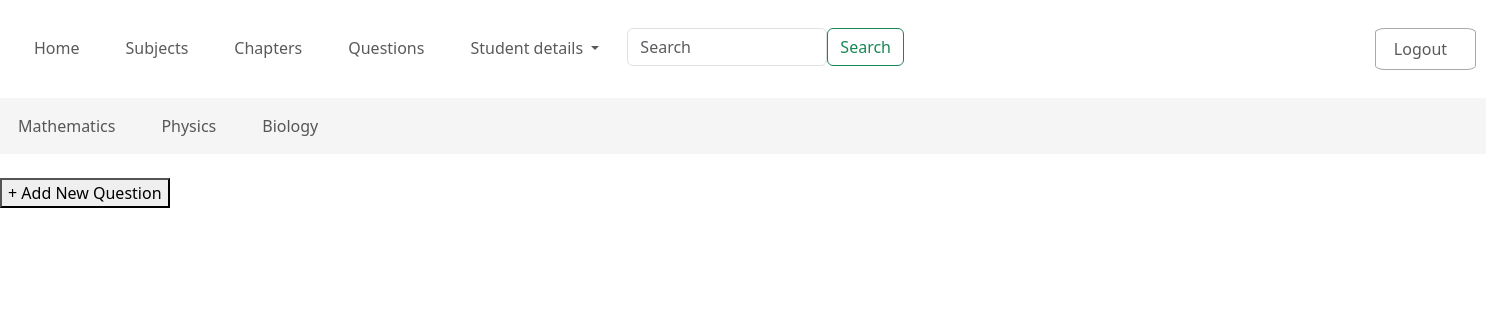
Screenshot of /questions with the database file from the repository.
### application/models.py (models this page shows)
class Subjects(db.Model):
    __tablename__= 'subjects'
    subject_id=db.Column(db.Integer,primary_key=True,autoincrement=True)
    subject_name=db.Column(db.String,nullable=False)
    description=db.Column(db.String,nullable=False)
    chapters = db.relationship('Chapters', backref='subject', lazy=True)

### application/controllers.py (the view)
@app.route("/questions", methods=["GET", "POST"])
def questions():
    try:
        result = db.session.execute(text("SELECT * FROM subjects"))
        column_names = result.keys()
        subjects = [dict(zip(column_names, row)) for row in result.fetchall()]
        result2 = db.session.execute(text("SELECT * FROM chapters"))
        column_names2 = result2.keys()
        chapters = [dict(zip(column_names2, rows)) for rows in result2.fetchall()]
        questions_query = db.session.execute(text("""
            SELECT q.qid, q.chapter_id, q.question, o.option, o.option_id, q.answer
            FROM questions q
            LEFT JOIN options o ON q.qid = o.question_id
        """))
        questions = {}
        for row in questions_query:
            if row.qid not in questions:
                questions[row.qid] = {
                    "chapter_id": row.chapter_id,
                    "question_text": row.question,
                    "options": [],
                    "answer": row.answer
                }
            if row.option:
                questions[row.qid]["options"].append({"text": row.option, "id": row.option_id})
        questions_list = []
        for qid, qdata in questions.items():
            questions_list.append({
               "question_id": qid,
               "chapter_id": qdata["chapter_id"],
               "question_text": qdata["question_text"],
               "options": qdata["options"],
               "answer": qdata["answer"]
    })
    except Exception as e:
        return f"Error: {str(e)}"
    if not subjects:
        return render_template("adminhome.html")
    else:
        return render_template(
            "questions.html",
            subjects=subjects,
            message="Here are the subjects",
            message1="Here are the chapters",
            chapters=chapters,
            questions=questions_list,
            message2="Here are the questions"
        )

### templates/questions.html (shortened to what this page needs)
<!DOCTYPE html>
<html lang="en">
<head>
    <link href="https://cdn.jsdelivr.net/npm/bootstrap@5.3.3/dist/css/bootstrap.min.css" rel="stylesheet">
</head>
<body>
    <nav class="navbar navbar-expand-lg navbar-light ">
        <div class="collapse navbar-collapse" id="navbarSupportedContent">
          <ul class="navbar-nav mr-auto">
            <li class="nav-item active">
              <a class="nav-link" href="{{ url_for('adminhome') }}">Home </a>
            </li>
            <li class="nav-item">
              <a class="nav-link" href="{{ url_for('subjects') }}">Subjects</a>
            </li>
            <li class="nav-item">
                <a class="nav-link" href="{{ url_for('chapters') }}">Chapters</a>
              </li>
              <li class="nav-item">
                <a class="nav-link" href="{{ url_for('questions') }}">Questions</a>
              </li>
            <li class="nav-item dropdown">
              <a class="nav-link dropdown-toggle" href="" id="navbarDropdown" role="button" data-bs-toggle="dropdown" aria-haspopup="true" aria-expanded="false">
                Student details
              </a>
            </li>
            <form class="form-inline my-2 my-lg-0" method="POST"><div class="nav123">
                <input class="form-control mr-sm-2 cl2" type="search" placeholder="Search" aria-label="Search" name="search">
                <button class="btn btn-outline-success my-2 my-sm-0" type="submit">Search</button></div>
              </form>
          <li class="nav-item cl1">
            <a class="nav-link" href="{{ url_for('logout') }}">Logout</a>
          </li> </ul>
        </div>
      </nav>
{% if subjects %}
    <nav class="navbar navbar-expand-lg navbar-light nav345">
        <ul class="navbar-nav">
            {% for subject in subjects %}
                <li class="nav-item active subject-link" data-subject-id="{{ subject.subject_id }}">
                    <a class="nav-link" href="#">{{ subject.subject_name }}</a>
                </li>
            {% endfor %}
        </ul>
    </nav>
{% else %}
    <p>No subjects available.</p>
{% endif %}
<br>
<form action="/addquestion" method="POST">
    <button type="submit">+ Add New Question</button>
</form>
<br>
</body>
</html>

### templates/questions.html (style rules this page uses)
.nav123 { display: flex; flex-direction: row; }
.navbar { margin-top: 20px; }
.nav-item { padding-left: 10px; padding-right: 20px; }
.cl1 { margin-left: 45%; border: rgb(169, 169, 169) 1px solid; border-radius: 10%; }
.cl2 { min-width: 200px; }
.nav345 { background-color: rgba(241, 241, 241, 0.712); margin-left: 0%; }

### rows the page displays
Subjects: subject_name "Mathematics"
Subjects: subject_name "Physics"
Subjects: subject_name "Biology"
